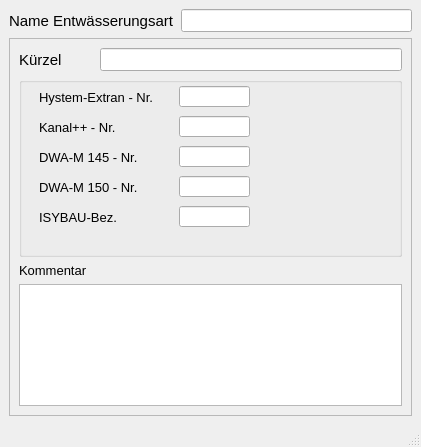
<?xml version="1.0" encoding="UTF-8"?>
<ui version="4.0">
 <class>MainWindow</class>
 <widget class="QMainWindow" name="MainWindow">
  <property name="geometry">
   <rect>
    <x>0</x>
    <y>0</y>
    <width>421</width>
    <height>447</height>
   </rect>
  </property>
  <property name="minimumSize">
   <size>
    <width>350</width>
    <height>360</height>
   </size>
  </property>
  <property name="maximumSize">
   <size>
    <width>500</width>
    <height>600</height>
   </size>
  </property>
  <property name="font">
   <font>
    <family>Tahoma</family>
    <pointsize>10</pointsize>
   </font>
  </property>
  <property name="windowTitle">
   <string>Entwässerungssysteme</string>
  </property>
  <property name="layoutDirection">
   <enum>Qt::LeftToRight</enum>
  </property>
  <widget class="QWidget" name="centralwidget">
   <layout class="QVBoxLayout" name="verticalLayout">
    <item>
     <layout class="QHBoxLayout" name="horizontalLayout">
      <item>
       <widget class="QLabel" name="label_2">
        <property name="font">
         <font>
          <family>Tahoma</family>
          <pointsize>11</pointsize>
         </font>
        </property>
        <property name="text">
         <string>Name Entwässerungsart</string>
        </property>
        <property name="alignment">
         <set>Qt::AlignLeading|Qt::AlignLeft|Qt::AlignVCenter</set>
        </property>
       </widget>
      </item>
      <item>
       <widget class="QLineEdit" name="bezeichnung">
        <property name="toolTip">
         <string>&lt;html&gt;&lt;head/&gt;&lt;body&gt;&lt;p&gt;Eindeutige Bezeichnung&lt;/p&gt;&lt;/body&gt;&lt;/html&gt;</string>
        </property>
        <property name="statusTip">
         <string>Eindeutige Bezeichnung</string>
        </property>
        <property name="text">
         <string/>
        </property>
       </widget>
      </item>
     </layout>
    </item>
    <item>
     <widget class="QScrollArea" name="scrollArea">
      <property name="widgetResizable">
       <bool>true</bool>
      </property>
      <widget class="QWidget" name="scrollAreaWidgetContents">
       <property name="geometry">
        <rect>
         <x>0</x>
         <y>0</y>
         <width>397</width>
         <height>361</height>
        </rect>
       </property>
       <layout class="QGridLayout" name="gridLayout">
        <item row="0" column="2">
         <widget class="QLineEdit" name="kuerzel">
          <property name="font">
           <font>
            <family>Tahoma</family>
            <pointsize>10</pointsize>
           </font>
          </property>
          <property name="toolTip">
           <string>optional: Kürzel</string>
          </property>
          <property name="statusTip">
           <string>optional: Kürzel</string>
          </property>
          <property name="text">
           <string/>
          </property>
         </widget>
        </item>
        <item row="1" column="0" colspan="3">
         <widget class="QGroupBox" name="groupBox_3">
          <property name="minimumSize">
           <size>
            <width>0</width>
            <height>180</height>
           </size>
          </property>
          <property name="maximumSize">
           <size>
            <width>16777215</width>
            <height>180</height>
           </size>
          </property>
          <property name="font">
           <font>
            <family>Tahoma</family>
            <pointsize>11</pointsize>
           </font>
          </property>
          <property name="title">
           <string/>
          </property>
          <widget class="QLineEdit" name="he_nr">
           <property name="enabled">
            <bool>true</bool>
           </property>
           <property name="geometry">
            <rect>
             <x>160</x>
             <y>9</y>
             <width>71</width>
             <height>21</height>
            </rect>
           </property>
           <property name="font">
            <font>
             <family>Tahoma</family>
             <pointsize>10</pointsize>
            </font>
           </property>
           <property name="toolTip">
            <string>&lt;html&gt;&lt;head/&gt;&lt;body&gt;&lt;p&gt;Interne Nr., siehe HE-Editor: Hilfe &amp;gt; Aufzählungen: &amp;quot;Kanalart&amp;quot;&lt;/p&gt;&lt;/body&gt;&lt;/html&gt;</string>
           </property>
           <property name="statusTip">
            <string>Interne Nr., siehe HE-Editor: Hilfe &gt; Aufzählungen: &quot;Kanalart&quot;</string>
           </property>
           <property name="layoutDirection">
            <enum>Qt::RightToLeft</enum>
           </property>
           <property name="autoFillBackground">
            <bool>false</bool>
           </property>
           <property name="text">
            <string/>
           </property>
           <property name="frame">
            <bool>true</bool>
           </property>
          </widget>
          <widget class="QLabel" name="label">
           <property name="geometry">
            <rect>
             <x>20</x>
             <y>10</y>
             <width>121</width>
             <height>21</height>
            </rect>
           </property>
           <property name="font">
            <font>
             <family>Tahoma</family>
             <pointsize>10</pointsize>
            </font>
           </property>
           <property name="text">
            <string>&lt;html&gt;&lt;head/&gt;&lt;body&gt;&lt;p&gt;Hystem-Extran - Nr.&lt;/p&gt;&lt;/body&gt;&lt;/html&gt;</string>
           </property>
           <property name="alignment">
            <set>Qt::AlignLeading|Qt::AlignLeft|Qt::AlignVCenter</set>
           </property>
          </widget>
          <widget class="QLabel" name="label_5">
           <property name="geometry">
            <rect>
             <x>20</x>
             <y>40</y>
             <width>121</width>
             <height>21</height>
            </rect>
           </property>
           <property name="font">
            <font>
             <family>Tahoma</family>
             <pointsize>10</pointsize>
            </font>
           </property>
           <property name="text">
            <string>&lt;html&gt;&lt;head/&gt;&lt;body&gt;&lt;p&gt;Kanal++ - Nr.&lt;/p&gt;&lt;/body&gt;&lt;/html&gt;</string>
           </property>
           <property name="alignment">
            <set>Qt::AlignLeading|Qt::AlignLeft|Qt::AlignVCenter</set>
           </property>
          </widget>
          <widget class="QLineEdit" name="kp_nr">
           <property name="enabled">
            <bool>true</bool>
           </property>
           <property name="geometry">
            <rect>
             <x>160</x>
             <y>39</y>
             <width>71</width>
             <height>21</height>
            </rect>
           </property>
           <property name="font">
            <font>
             <family>Tahoma</family>
             <pointsize>10</pointsize>
            </font>
           </property>
           <property name="toolTip">
            <string>&lt;html&gt;&lt;head/&gt;&lt;body&gt;&lt;p&gt;Nr. für Entwässerungsart gemäß:&lt;/p&gt;&lt;/body&gt;&lt;/html&gt;</string>
           </property>
           <property name="statusTip">
            <string>Nr. für Entwässerungsart gemäß:</string>
           </property>
           <property name="layoutDirection">
            <enum>Qt::RightToLeft</enum>
           </property>
           <property name="autoFillBackground">
            <bool>false</bool>
           </property>
           <property name="text">
            <string/>
           </property>
           <property name="frame">
            <bool>true</bool>
           </property>
          </widget>
          <widget class="QLineEdit" name="m150">
           <property name="enabled">
            <bool>true</bool>
           </property>
           <property name="geometry">
            <rect>
             <x>160</x>
             <y>69</y>
             <width>71</width>
             <height>21</height>
            </rect>
           </property>
           <property name="font">
            <font>
             <family>Tahoma</family>
             <pointsize>10</pointsize>
            </font>
           </property>
           <property name="toolTip">
            <string>&lt;html&gt;&lt;head/&gt;&lt;body&gt;&lt;p&gt;Nr. für Entwässerungsart gemäß:&lt;/p&gt;&lt;/body&gt;&lt;/html&gt;</string>
           </property>
           <property name="statusTip">
            <string>Nr. für Entwässerungsart gemäß:</string>
           </property>
           <property name="layoutDirection">
            <enum>Qt::RightToLeft</enum>
           </property>
           <property name="autoFillBackground">
            <bool>false</bool>
           </property>
           <property name="text">
            <string/>
           </property>
           <property name="frame">
            <bool>true</bool>
           </property>
          </widget>
          <widget class="QLabel" name="label_6">
           <property name="geometry">
            <rect>
             <x>20</x>
             <y>70</y>
             <width>131</width>
             <height>21</height>
            </rect>
           </property>
           <property name="font">
            <font>
             <family>Tahoma</family>
             <pointsize>10</pointsize>
            </font>
           </property>
           <property name="text">
            <string>&lt;html&gt;&lt;head/&gt;&lt;body&gt;&lt;p&gt;DWA-M 145 - Nr.&lt;/p&gt;&lt;/body&gt;&lt;/html&gt;</string>
           </property>
           <property name="alignment">
            <set>Qt::AlignLeading|Qt::AlignLeft|Qt::AlignVCenter</set>
           </property>
          </widget>
          <widget class="QLabel" name="label_7">
           <property name="geometry">
            <rect>
             <x>20</x>
             <y>130</y>
             <width>131</width>
             <height>21</height>
            </rect>
           </property>
           <property name="font">
            <font>
             <family>Tahoma</family>
             <pointsize>10</pointsize>
            </font>
           </property>
           <property name="text">
            <string>&lt;html&gt;&lt;head/&gt;&lt;body&gt;&lt;p&gt;ISYBAU-Bez.&lt;/p&gt;&lt;/body&gt;&lt;/html&gt;</string>
           </property>
           <property name="alignment">
            <set>Qt::AlignLeading|Qt::AlignLeft|Qt::AlignVCenter</set>
           </property>
          </widget>
          <widget class="QLineEdit" name="isybau">
           <property name="enabled">
            <bool>true</bool>
           </property>
           <property name="geometry">
            <rect>
             <x>160</x>
             <y>129</y>
             <width>71</width>
             <height>21</height>
            </rect>
           </property>
           <property name="font">
            <font>
             <family>Tahoma</family>
             <pointsize>10</pointsize>
            </font>
           </property>
           <property name="toolTip">
            <string>&lt;html&gt;&lt;head/&gt;&lt;body&gt;&lt;p&gt;Nr. für Entwässerungsart gemäß:&lt;/p&gt;&lt;/body&gt;&lt;/html&gt;</string>
           </property>
           <property name="statusTip">
            <string>Nr. für Entwässerungsart gemäß:</string>
           </property>
           <property name="layoutDirection">
            <enum>Qt::RightToLeft</enum>
           </property>
           <property name="autoFillBackground">
            <bool>false</bool>
           </property>
           <property name="text">
            <string/>
           </property>
           <property name="frame">
            <bool>true</bool>
           </property>
          </widget>
          <widget class="QLabel" name="label_8">
           <property name="geometry">
            <rect>
             <x>20</x>
             <y>100</y>
             <width>131</width>
             <height>21</height>
            </rect>
           </property>
           <property name="font">
            <font>
             <family>Tahoma</family>
             <pointsize>10</pointsize>
            </font>
           </property>
           <property name="text">
            <string>&lt;html&gt;&lt;head/&gt;&lt;body&gt;&lt;p&gt;DWA-M 150 - Nr.&lt;/p&gt;&lt;/body&gt;&lt;/html&gt;</string>
           </property>
           <property name="alignment">
            <set>Qt::AlignLeading|Qt::AlignLeft|Qt::AlignVCenter</set>
           </property>
          </widget>
          <widget class="QLineEdit" name="m150_2">
           <property name="geometry">
            <rect>
             <x>160</x>
             <y>99</y>
             <width>71</width>
             <height>21</height>
            </rect>
           </property>
           <property name="toolTip">
            <string>&lt;html&gt;&lt;head/&gt;&lt;body&gt;&lt;p&gt;Nr. für Entwässerungsart gemäß:&lt;/p&gt;&lt;/body&gt;&lt;/html&gt;</string>
           </property>
           <property name="statusTip">
            <string>Nr. für Entwässerungsart gemäß:</string>
           </property>
          </widget>
         </widget>
        </item>
        <item row="2" column="0">
         <widget class="QLabel" name="label_4">
          <property name="text">
           <string>Kommentar</string>
          </property>
          <property name="alignment">
           <set>Qt::AlignLeading|Qt::AlignLeft|Qt::AlignVCenter</set>
          </property>
         </widget>
        </item>
        <item row="3" column="0" colspan="3">
         <widget class="QTextEdit" name="bemerkung">
          <property name="toolTip">
           <string>&lt;html&gt;&lt;head/&gt;&lt;body&gt;&lt;p&gt;Platz für eigene Kommentare&lt;/p&gt;&lt;/body&gt;&lt;/html&gt;</string>
          </property>
          <property name="statusTip">
           <string>Platz für eigene Kommentare</string>
          </property>
         </widget>
        </item>
        <item row="0" column="0">
         <widget class="QLabel" name="label_3">
          <property name="font">
           <font>
            <family>Tahoma</family>
            <pointsize>11</pointsize>
           </font>
          </property>
          <property name="text">
           <string>Kürzel</string>
          </property>
          <property name="alignment">
           <set>Qt::AlignLeading|Qt::AlignLeft|Qt::AlignVCenter</set>
          </property>
         </widget>
        </item>
       </layout>
      </widget>
     </widget>
    </item>
   </layout>
  </widget>
  <widget class="QStatusBar" name="statusbar"/>
 </widget>
 <tabstops>
  <tabstop>bezeichnung</tabstop>
  <tabstop>kuerzel</tabstop>
  <tabstop>he_nr</tabstop>
  <tabstop>bemerkung</tabstop>
 </tabstops>
 <resources/>
 <connections/>
</ui>
